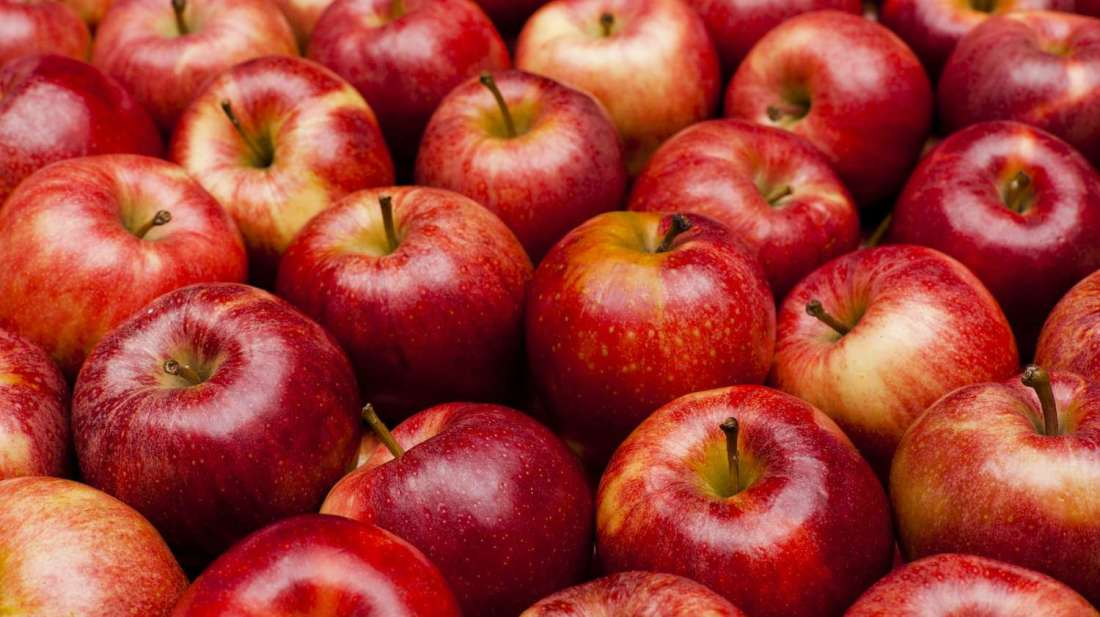
#> input picture dataset_Google/images/apple/00000010.jpg, 1100 x 617 px
$ python grayscale_histogram.py --image ../../dataset_Google/images/apple/00000010.jpg
#> lines starting #> are read from the running program, lines starting #| are printed output that depends on the picture
from matplotlib import pyplot as plt
import argparse
import cv2

ap = argparse.ArgumentParser()
ap.add_argument("-i", "--image", required = True,
help = "Path to the image")
args = vars(ap.parse_args())

image = cv2.imread(args["image"])
#> image is the input picture: shape (617, 1100, 3); mean B, G, R 52.3, 62.3, 166.1
image = cv2.cvtColor(image, cv2.COLOR_BGR2GRAY)
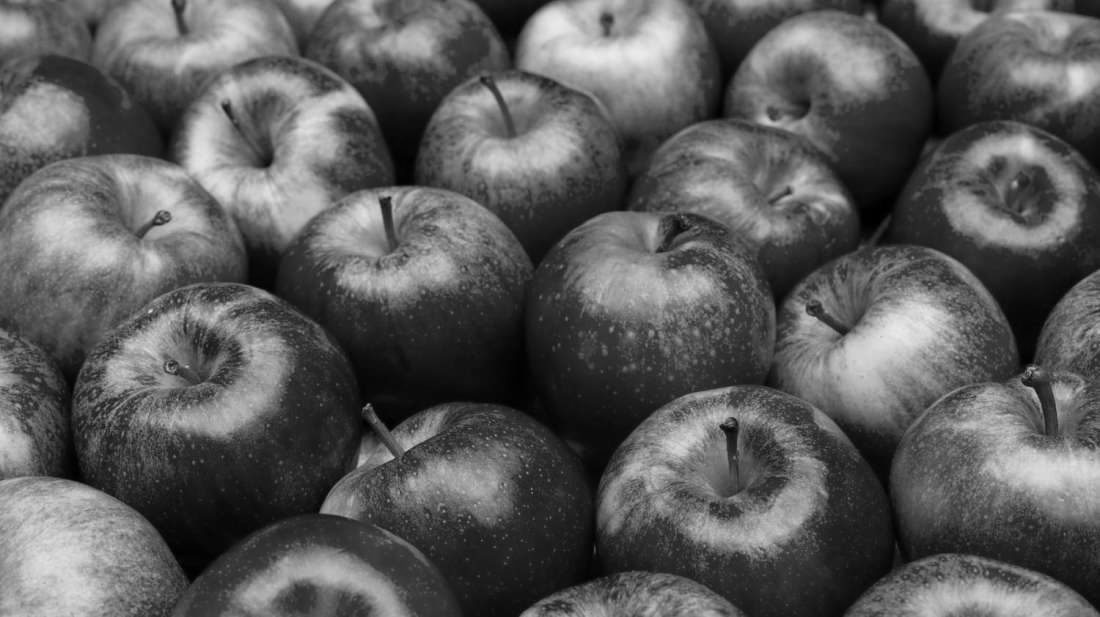
#> image: shape (617, 1100); min 0, max 235, mean 92.2
cv2.imshow('Original', image)

hist = cv2.calcHist([image], [0], None, [256], [0, 256])
#> hist = 256 values, max 5861 at index 40, min 0 at index 236, mean 2651.2

plt.figure()
plt.title('Grayscale Histogram')
plt.xlabel('Bins')
plt.ylabel('# of pixels')
plt.plot(hist)
plt.xlim([0, 256])
plt.show()
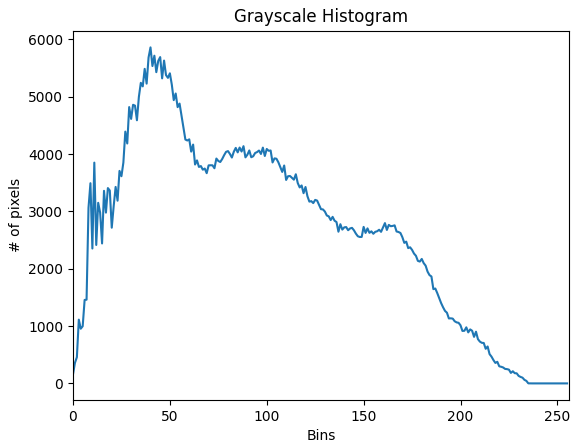
#> figure drawn by matplotlib, 1 panel; curve peaks at x = 40, y = 5861
#> (the run stopped early here; a loop or call above may not have finished)

$ run again, on dataset_Google/images/apple/00000042.jpg
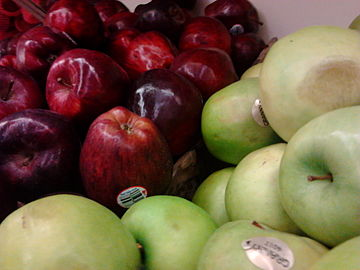
#> input picture dataset_Google/images/apple/00000042.jpg, 360 x 270 px
#> image is the input picture: shape (270, 360, 3); mean B, G, R 68.1, 92.8, 115.5
#> `image = cv2.cvtColor(image, cv2.COLOR_BGR2GRAY)`:
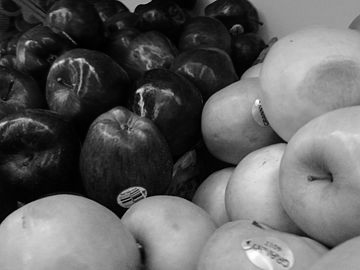
#> image: shape (270, 360); min 0, max 255, mean 96.7
#> hist = 256 values, max 1395 at index 4, min 1 at index 244, mean 379.7
#> `plt.show()`:
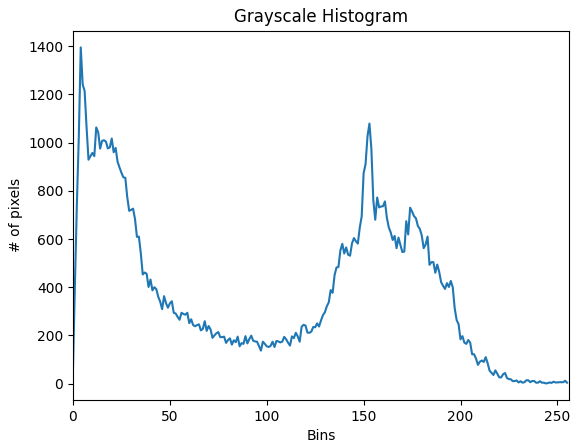
#> figure drawn by matplotlib, 1 panel; curve peaks at x = 4, y = 1395

$ run again, on dataset_Google/images/apple/00000069.jpg
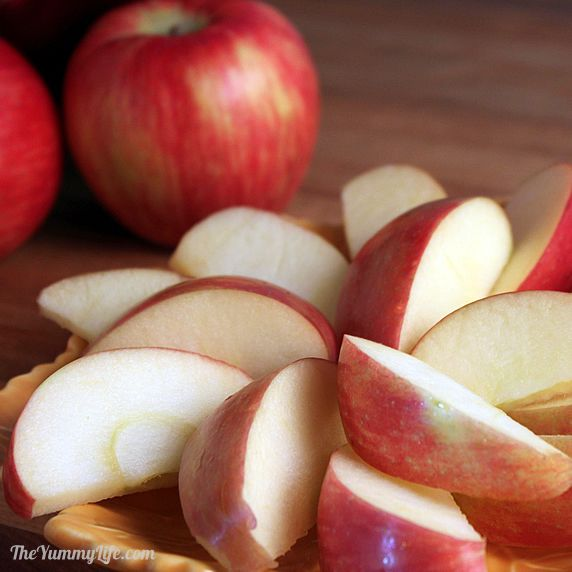
#> input picture dataset_Google/images/apple/00000069.jpg, 572 x 572 px
#> image is the input picture: shape (572, 572, 3); mean B, G, R 89.8, 104.6, 157.6
#> `image = cv2.cvtColor(image, cv2.COLOR_BGR2GRAY)`:
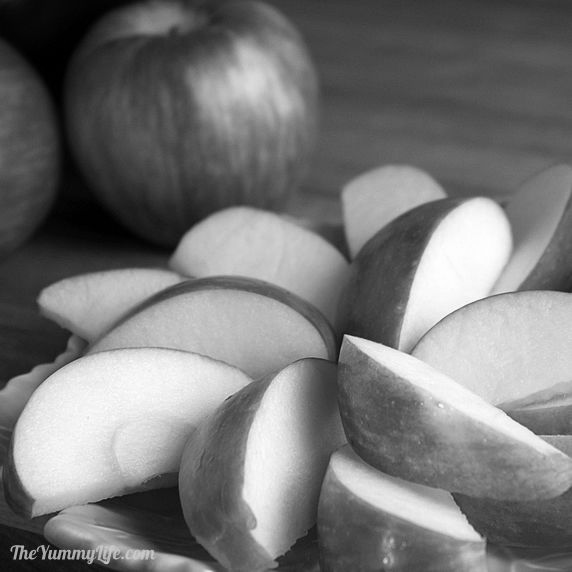
#> image: shape (572, 572); min 0, max 254, mean 118.8
#> hist = 256 values, max 3612 at index 85, min 0 at index 255, mean 1278.1
#> `plt.show()`:
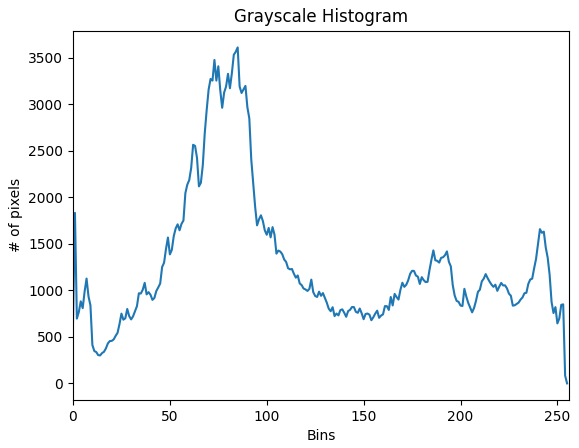
#> figure drawn by matplotlib, 1 panel; curve peaks at x = 85, y = 3612

$ run again, on dataset_Google/images/apple/00000083.jpg
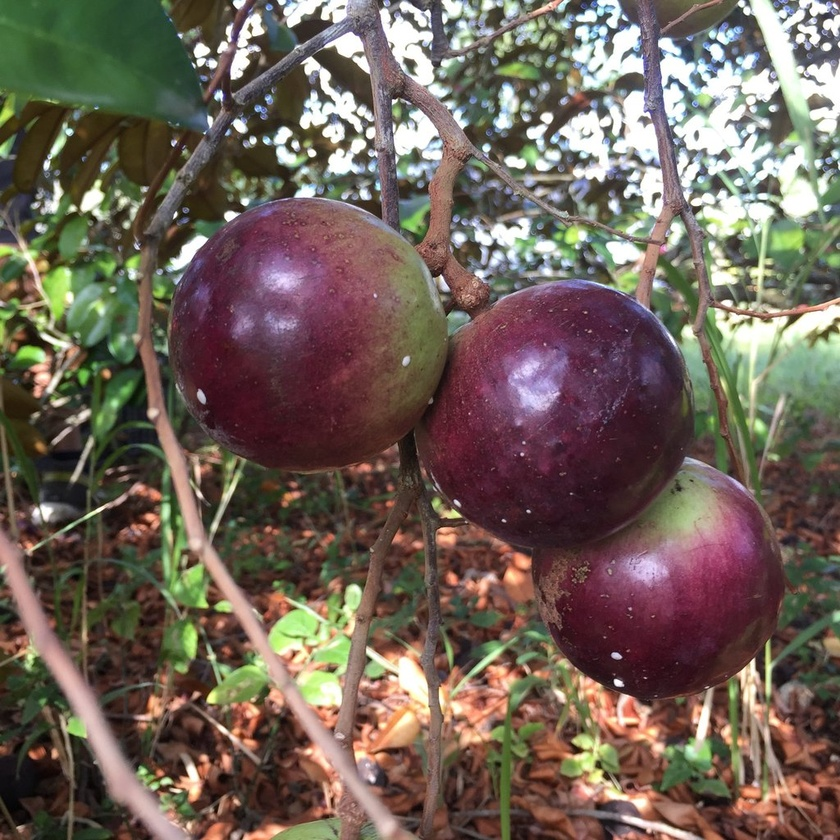
#> input picture dataset_Google/images/apple/00000083.jpg, 840 x 840 px, shrunk from 1024 x 1024 before the run
#> image is the input picture: shape (840, 840, 3); mean B, G, R 88.2, 98.6, 112.4
#> `image = cv2.cvtColor(image, cv2.COLOR_BGR2GRAY)`:
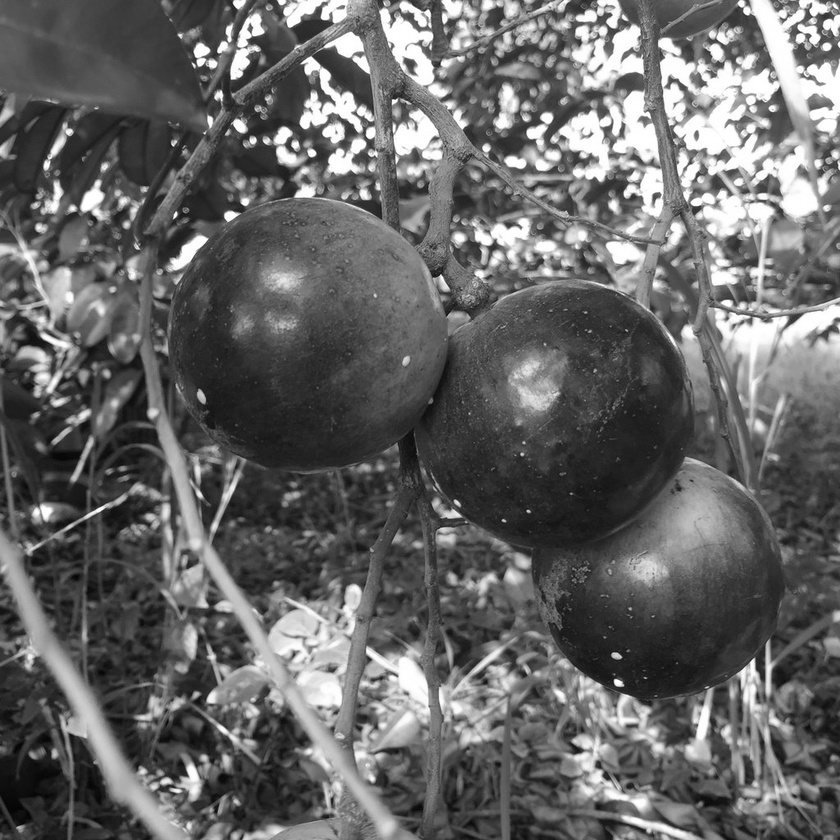
#> image: shape (840, 840); min 2, max 255, mean 101.6
#> hist = 256 values, max 8588 at index 254, min 0 at index 0, mean 2756.2
#> `plt.show()`:
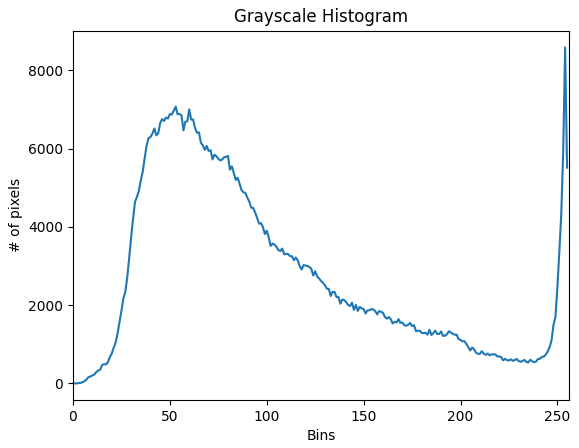
#> figure drawn by matplotlib, 1 panel; curve peaks at x = 254, y = 8588
